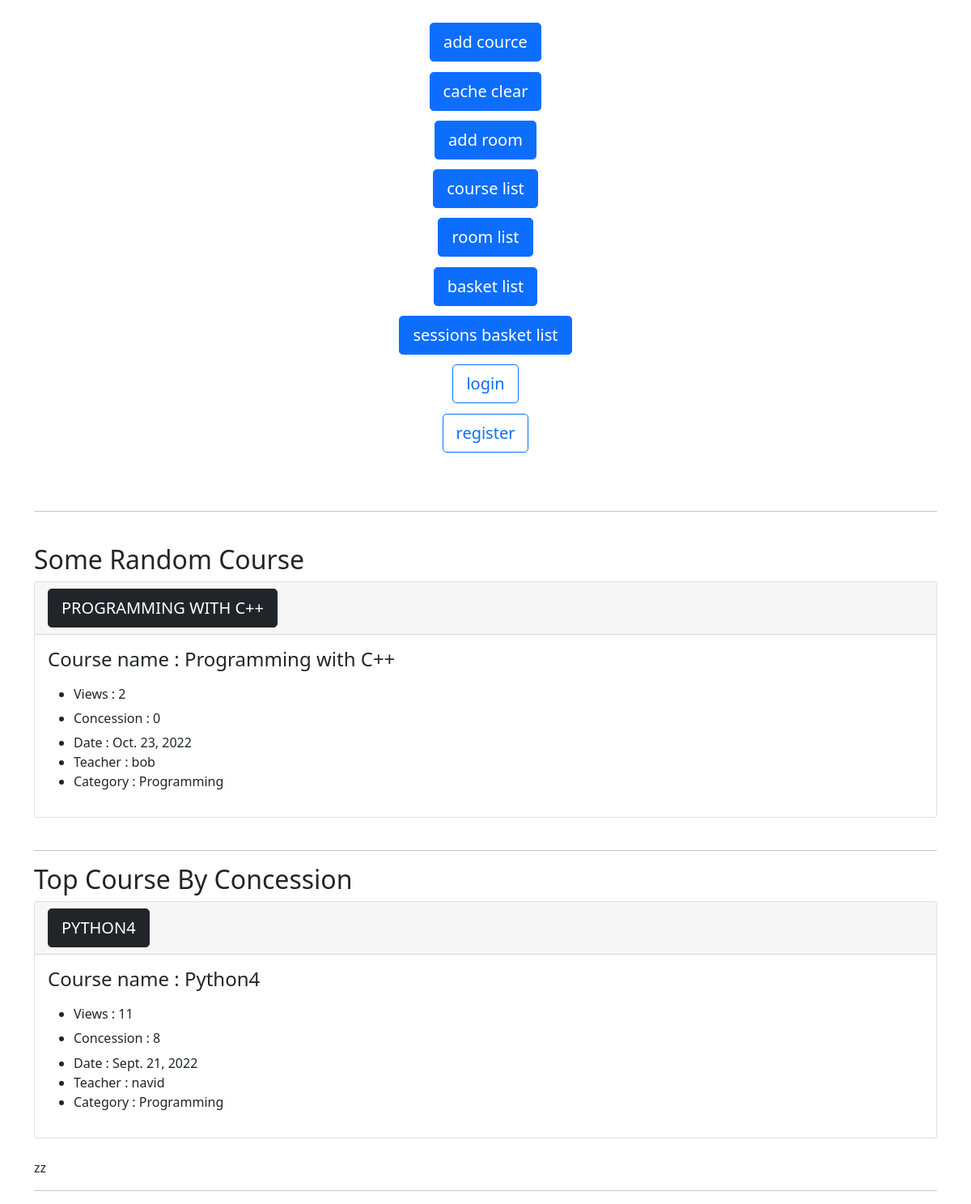
The page / on the database its author committed.
### blog/models.py (models this page shows)
class Course(models.Model):
    name = models.CharField('Name', max_length=100)
    description = models.TextField('Description')
    upload_date = models.DateField('Upload Date', auto_now_add=True)
    file = models.FileField(upload_to = 'uploaded', null=True)
    teacher = models.ForeignKey(User, on_delete=models.CASCADE, null=True, default=None, blank=True)
    category = models.ForeignKey('Category', on_delete=models.CASCADE, null=True, default=None, blank=True, related_name='category')
    views = models.IntegerField(default=0)
    concession = models.IntegerField(default=0)
    viewers = models.TextField(default="", null=True, blank=True)
    price = models.CharField(default="$0", max_length=100)
    buyer = models.ManyToManyField(User, related_name='buyer', default=None, blank=True)
    tbuy = models.BooleanField(null=True)
    def __str__(self):
        return self.name

class Category(models.Model):
    name = models.CharField(max_length=30)
    parents = models.ForeignKey(
        'self', on_delete=models.CASCADE, null=True, default=None, blank=True, related_name='children',
        )
    def __str__(self):
        return self.name

### blog/views.py (the view, shortened to what this page needs)
# urls.py: path('', views.home, name='home'),
def home(request):
    top_course = Course.objects.order_by('-concession')[0]
    random_course = Course.objects.order_by('?')[0]
    c = {
        "random_course": random_course,
        "top_course": top_course,
    }
    return render(
        request,
        'home.html',
        c
    )

### templates/home.html (shortened to what this page needs)
{% extends 'base.html' %}
{% block content %}
{% load static %}
<html>
    <head>
    </head>
    <body>
        <center>
                <h1><a class="btn btn-primary btn-lg" href="{% url 'add_course' %}">add cource</a></h1>
                <h1><a class="btn btn-primary btn-lg" href="{% url 'cache' %}">cache clear</a></h1>
                <h1><a class="btn btn-primary btn-lg" href="{% url 'add_room' %}">add room</a></h1>
                <h1><a class="btn btn-primary btn-lg" href="{% url 'course_list' %}">course list</a></h1>
                <h1><a class="btn btn-primary btn-lg" href="{% url 'rooms_list' %}">room list</a></h1>
                <h1><a class="btn btn-primary btn-lg" href="{% url 'basket-list' %}">basket list</a></h1>
                <h1><a class="btn btn-primary btn-lg" href="{% url 'all_sessions' %}">sessions basket list</a></h1>
            {% if user.is_authenticated %}
                <h1><a class="btn btn-outline-primary btn-lg" href="{% url 'logout' %}">logout </a></h1>
                <h1><a class="btn btn-primary btn-lg" href="{% url 'chang_password' %}">chang password </a></h1>
            {% else %}
                <h1><a class="btn btn-outline-primary btn-lg" href="{% url 'login' %}">login</a></h1>
                <h1><a class="btn btn-outline-primary btn-lg" href="{% url 'register' %}">register </a></h1>
            {% endif %}<br><br><hr><br>
        </center>
        <h2>Some Random Course</h2>
        <div class="card">
            <div class="card-header">
            <a href="{% url 'course' random_course.id %}" class="btn btn-dark btn-lg" role="button">{{ random_course|upper }}</a>
            </div>
            <div class="card-body">
            <h4 class="card-title">Course name :  {{ random_course.name }}</h4>
            <p class="card-text">
                <ul>
                    <li><h6>Views  :  {{ random_course.views }}</h6></li>
                    <li><h6>Concession  :  {{ random_course.concession }}</h6></li>
                    <li>Date :  {{ random_course.upload_date }}</li>
                    <li>Teacher :  {{ random_course.teacher }}</li>
                    <li>Category : {{ random_course.category.parents }}</li>
                </ul>
            </div>
        </div>
        <br>
        <hr>
        <h2>Top Course By Concession</h2>
        <div class="card">
            <div class="card-header">
            <a href="{% url 'course' top_course.id %}" class="btn btn-dark btn-lg" role="button">{{ top_course|upper }}</a>
            </div>
            <div class="card-body">
            <h4 class="card-title">Course name :  {{ top_course.name }}</h4>
            <p class="card-text">
                <ul>
                    <li><h6>Views  :  {{ top_course.views }}</h6></li>
                    <li><h6>Concession  :  {{ top_course.concession }}</h6></li>
                    <li>Date :  {{ top_course.upload_date }}</li>
                    <li>Teacher :  {{ top_course.teacher }}</li>
                    <li>Category : {{ top_course.category.parents }}</li>
                </ul>
            </div>
        </div>
        <br>
zz
                    <hr>
    </body>
</html>
{% endblock %}

### rows shown on the page
Course: name "PROGRAMMING WITH C++", name "Programming with C++", views "2", concession "0", upload_date "Oct. 23, 2022", teacher "bob", category.parents "Programming"
Course: name "PYTHON4", name "Python4", views "11", concession "8", upload_date "Sept. 21, 2022", teacher "navid", category.parents "Programming"
